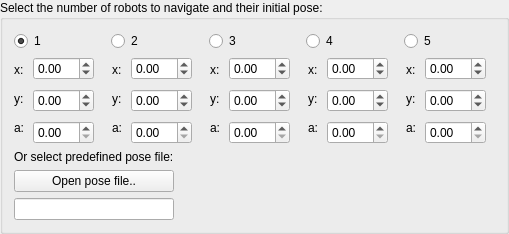
      <widget class="QGroupBox" name="groupBox_8">
       <property name="sizePolicy">
        <sizepolicy hsizetype="Minimum" vsizetype="Fixed">
         <horstretch>0</horstretch>
         <verstretch>0</verstretch>
        </sizepolicy>
       </property>
       <property name="title">
        <string>Select the number of robots to navigate and their initial pose:</string>
       </property>
       <layout class="QFormLayout" name="formLayout_2">
        <item row="2" column="0">
         <layout class="QGridLayout" name="gridLayout_6">
          <item row="3" column="0">
           <widget class="QLineEdit" name="lineEdit_poseFileNavigation">
            <property name="sizePolicy">
             <sizepolicy hsizetype="Minimum" vsizetype="Fixed">
              <horstretch>0</horstretch>
              <verstretch>0</verstretch>
             </sizepolicy>
            </property>
           </widget>
          </item>
          <item row="0" column="0">
           <widget class="QLabel" name="label_predefPoseNavigation">
            <property name="sizePolicy">
             <sizepolicy hsizetype="Minimum" vsizetype="Fixed">
              <horstretch>0</horstretch>
              <verstretch>0</verstretch>
             </sizepolicy>
            </property>
            <property name="text">
             <string>Or select predefined pose file:</string>
            </property>
           </widget>
          </item>
          <item row="1" column="0">
           <widget class="QPushButton" name="pushButton_openPoseFileNavigation">
            <property name="sizePolicy">
             <sizepolicy hsizetype="Minimum" vsizetype="Fixed">
              <horstretch>0</horstretch>
              <verstretch>0</verstretch>
             </sizepolicy>
            </property>
            <property name="text">
             <string>Open pose file..</string>
            </property>
           </widget>
          </item>
         </layout>
        </item>
        <item row="1" column="0" colspan="2">
         <layout class="QHBoxLayout" name="horizontalLayout_21">
          <property name="spacing">
           <number>9</number>
          </property>
          <property name="sizeConstraint">
           <enum>QLayout::SetDefaultConstraint</enum>
          </property>
          <property name="topMargin">
           <number>0</number>
          </property>
          <property name="rightMargin">
           <number>0</number>
          </property>
          <property name="bottomMargin">
           <number>0</number>
          </property>
          <item>
           <layout class="QHBoxLayout" name="horizontalLayout_11">
            <item>
             <layout class="QHBoxLayout" name="horizontalLayout_10">
              <item>
               <layout class="QVBoxLayout" name="verticalLayout_19">
                <item>
                 <widget class="QLabel" name="label_x1PoseNavigation">
                  <property name="sizePolicy">
                   <sizepolicy hsizetype="Minimum" vsizetype="Fixed">
                    <horstretch>0</horstretch>
                    <verstretch>0</verstretch>
                   </sizepolicy>
                  </property>
                  <property name="text">
                   <string>x:</string>
                  </property>
                 </widget>
                </item>
                <item>
                 <widget class="QLabel" name="label_y1PoseNavigation">
                  <property name="sizePolicy">
                   <sizepolicy hsizetype="Minimum" vsizetype="Fixed">
                    <horstretch>0</horstretch>
                    <verstretch>0</verstretch>
                   </sizepolicy>
                  </property>
                  <property name="text">
                   <string>y:</string>
                  </property>
                 </widget>
                </item>
                <item>
                 <widget class="QLabel" name="label_yaw1PoseNavigation">
                  <property name="sizePolicy">
                   <sizepolicy hsizetype="Minimum" vsizetype="Fixed">
                    <horstretch>0</horstretch>
                    <verstretch>0</verstretch>
                   </sizepolicy>
                  </property>
                  <property name="text">
                   <string>a:</string>
                  </property>
                 </widget>
                </item>
               </layout>
              </item>
              <item>
               <layout class="QVBoxLayout" name="verticalLayout_5">
                <item>
                 <widget class="QDoubleSpinBox" name="doubleSpinBox_x1PoseNavigation">
                  <property name="minimum">
                   <double>-50.000000000000000</double>
                  </property>
                 </widget>
                </item>
                <item>
                 <widget class="QDoubleSpinBox" name="doubleSpinBox_y1PoseNavigation">
                  <property name="minimum">
                   <double>-50.000000000000000</double>
                  </property>
                 </widget>
                </item>
                <item>
                 <widget class="QDoubleSpinBox" name="doubleSpinBox_yaw1PoseNavigation">
                  <property name="minimum">
                   <double>0.000000000000000</double>
                  </property>
                  <property name="maximum">
                   <double>3.140000000000000</double>
                  </property>
                  <property name="singleStep">
                   <double>0.050000000000000</double>
                  </property>
                 </widget>
                </item>
               </layout>
              </item>
             </layout>
            </item>
            <item>
             <widget class="QDial" name="dial_yaw1PoseNavigation">
              <property name="sizePolicy">
               <sizepolicy hsizetype="Ignored" vsizetype="Ignored">
                <horstretch>0</horstretch>
                <verstretch>0</verstretch>
               </sizepolicy>
              </property>
              <property name="maximum">
               <number>314</number>
              </property>
              <property name="orientation">
               <enum>Qt::Horizontal</enum>
              </property>
              <property name="invertedAppearance">
               <bool>false</bool>
              </property>
              <property name="invertedControls">
               <bool>false</bool>
              </property>
              <property name="wrapping">
               <bool>true</bool>
              </property>
              <property name="notchTarget">
               <double>5.000000000000000</double>
              </property>
              <property name="notchesVisible">
               <bool>true</bool>
              </property>
             </widget>
            </item>
           </layout>
          </item>
          <item>
           <layout class="QHBoxLayout" name="horizontalLayout_12">
            <item>
             <layout class="QHBoxLayout" name="horizontalLayout_13">
              <item>
               <layout class="QVBoxLayout" name="verticalLayout_20">
                <item>
                 <widget class="QLabel" name="label_x2PoseNavigation">
                  <property name="sizePolicy">
                   <sizepolicy hsizetype="Minimum" vsizetype="Fixed">
                    <horstretch>0</horstretch>
                    <verstretch>0</verstretch>
                   </sizepolicy>
                  </property>
                  <property name="text">
                   <string>x:</string>
                  </property>
                 </widget>
                </item>
                <item>
                 <widget class="QLabel" name="label_y2PoseNavigation">
                  <property name="sizePolicy">
                   <sizepolicy hsizetype="Minimum" vsizetype="Fixed">
                    <horstretch>0</horstretch>
                    <verstretch>0</verstretch>
                   </sizepolicy>
                  </property>
                  <property name="text">
                   <string>y:</string>
                  </property>
                 </widget>
                </item>
                <item>
                 <widget class="QLabel" name="label_yaw2PoseNavigation">
                  <property name="sizePolicy">
                   <sizepolicy hsizetype="Minimum" vsizetype="Fixed">
                    <horstretch>0</horstretch>
                    <verstretch>0</verstretch>
                   </sizepolicy>
                  </property>
                  <property name="text">
                   <string>a:</string>
                  </property>
                 </widget>
                </item>
               </layout>
              </item>
              <item>
               <layout class="QVBoxLayout" name="verticalLayout_6">
                <item>
                 <widget class="QDoubleSpinBox" name="doubleSpinBox_x2PoseNavigation">
                  <property name="minimum">
                   <double>-50.000000000000000</double>
                  </property>
                 </widget>
                </item>
                <item>
                 <widget class="QDoubleSpinBox" name="doubleSpinBox_y2PoseNavigation">
                  <property name="minimum">
                   <double>-50.000000000000000</double>
                  </property>
                 </widget>
                </item>
                <item>
                 <widget class="QDoubleSpinBox" name="doubleSpinBox_yaw2PoseNavigation">
                  <property name="minimum">
                   <double>0.000000000000000</double>
                  </property>
                  <property name="maximum">
                   <double>3.140000000000000</double>
                  </property>
                  <property name="singleStep">
                   <double>0.050000000000000</double>
                  </property>
                 </widget>
                </item>
               </layout>
              </item>
             </layout>
            </item>
            <item>
             <widget class="QDial" name="dial_yaw2PoseNavigation">
              <property name="sizePolicy">
               <sizepolicy hsizetype="Ignored" vsizetype="Ignored">
                <horstretch>0</horstretch>
                <verstretch>0</verstretch>
               </sizepolicy>
              </property>
              <property name="maximum">
               <number>314</number>
              </property>
              <property name="orientation">
               <enum>Qt::Horizontal</enum>
              </property>
              <property name="invertedAppearance">
               <bool>false</bool>
              </property>
              <property name="invertedControls">
               <bool>false</bool>
              </property>
              <property name="wrapping">
               <bool>true</bool>
              </property>
              <property name="notchTarget">
               <double>5.000000000000000</double>
              </property>
              <property name="notchesVisible">
               <bool>true</bool>
              </property>
             </widget>
            </item>
           </layout>
          </item>
          <item>
           <layout class="QHBoxLayout" name="horizontalLayout_14">
            <item>
             <layout class="QHBoxLayout" name="horizontalLayout_15">
              <item>
               <layout class="QVBoxLayout" name="verticalLayout_21">
                <item>
                 <widget class="QLabel" name="label_x3PoseNavigation">
                  <property name="sizePolicy">
                   <sizepolicy hsizetype="Minimum" vsizetype="Fixed">
                    <horstretch>0</horstretch>
                    <verstretch>0</verstretch>
                   </sizepolicy>
                  </property>
                  <property name="text">
                   <string>x:</string>
                  </property>
                 </widget>
                </item>
                <item>
                 <widget class="QLabel" name="label_y3PoseNavigation">
                  <property name="sizePolicy">
                   <sizepolicy hsizetype="Minimum" vsizetype="Fixed">
                    <horstretch>0</horstretch>
                    <verstretch>0</verstretch>
                   </sizepolicy>
                  </property>
                  <property name="text">
                   <string>y:</string>
                  </property>
                 </widget>
                </item>
                <item>
                 <widget class="QLabel" name="label_yaw3PoseNavigation">
                  <property name="sizePolicy">
                   <sizepolicy hsizetype="Minimum" vsizetype="Fixed">
                    <horstretch>0</horstretch>
                    <verstretch>0</verstretch>
                   </sizepolicy>
                  </property>
                  <property name="text">
                   <string>a:</string>
                  </property>
                 </widget>
                </item>
               </layout>
              </item>
              <item>
               <layout class="QVBoxLayout" name="verticalLayout_7">
                <item>
                 <widget class="QDoubleSpinBox" name="doubleSpinBox_x3PoseNavigation">
                  <property name="minimum">
                   <double>-50.000000000000000</double>
                  </property>
                 </widget>
                </item>
                <item>
                 <widget class="QDoubleSpinBox" name="doubleSpinBox_y3PoseNavigation">
                  <property name="minimum">
                   <double>-50.000000000000000</double>
                  </property>
                 </widget>
                </item>
                <item>
                 <widget class="QDoubleSpinBox" name="doubleSpinBox_yaw3PoseNavigation">
                  <property name="minimum">
                   <double>0.000000000000000</double>
                  </property>
                  <property name="maximum">
                   <double>3.140000000000000</double>
                  </property>
                  <property name="singleStep">
                   <double>0.050000000000000</double>
                  </property>
                 </widget>
                </item>
               </layout>
              </item>
             </layout>
            </item>
            <item>
             <widget class="QDial" name="dial_yaw3PoseNavigation">
              <property name="sizePolicy">
               <sizepolicy hsizetype="Ignored" vsizetype="Ignored">
                <horstretch>0</horstretch>
                <verstretch>0</verstretch>
               </sizepolicy>
              </property>
              <property name="maximum">
               <number>314</number>
              </property>
              <property name="orientation">
               <enum>Qt::Horizontal</enum>
              </property>
              <property name="invertedAppearance">
               <bool>false</bool>
              </property>
              <property name="invertedControls">
               <bool>false</bool>
              </property>
              <property name="wrapping">
               <bool>true</bool>
              </property>
              <property name="notchTarget">
               <double>5.000000000000000</double>
              </property>
              <property name="notchesVisible">
               <bool>true</bool>
              </property>
             </widget>
            </item>
           </layout>
          </item>
          <item>
           <layout class="QHBoxLayout" name="horizontalLayout_17">
            <item>
             <layout class="QHBoxLayout" name="horizontalLayout_18">
              <item>
               <layout class="QVBoxLayout" name="verticalLayout_22">
                <item>
                 <widget class="QLabel" name="label_x4PoseNavigation">
                  <property name="sizePolicy">
                   <sizepolicy hsizetype="Minimum" vsizetype="Fixed">
                    <horstretch>0</horstretch>
                    <verstretch>0</verstretch>
                   </sizepolicy>
                  </property>
                  <property name="text">
                   <string>x:</string>
                  </property>
                 </widget>
                </item>
                <item>
                 <widget class="QLabel" name="label_y4PoseNavigation">
                  <property name="sizePolicy">
                   <sizepolicy hsizetype="Minimum" vsizetype="Fixed">
                    <horstretch>0</horstretch>
                    <verstretch>0</verstretch>
                   </sizepolicy>
                  </property>
                  <property name="text">
                   <string>y:</string>
                  </property>
                 </widget>
                </item>
                <item>
                 <widget class="QLabel" name="label_yaw4PoseNavigation">
                  <property name="sizePolicy">
                   <sizepolicy hsizetype="Minimum" vsizetype="Fixed">
                    <horstretch>0</horstretch>
                    <verstretch>0</verstretch>
                   </sizepolicy>
                  </property>
                  <property name="text">
                   <string>a:</string>
                  </property>
                 </widget>
                </item>
               </layout>
              </item>
              <item>
               <layout class="QVBoxLayout" name="verticalLayout_8">
                <item>
                 <widget class="QDoubleSpinBox" name="doubleSpinBox_x4PoseNavigation">
                  <property name="minimum">
                   <double>-50.000000000000000</double>
                  </property>
                 </widget>
                </item>
                <item>
                 <widget class="QDoubleSpinBox" name="doubleSpinBox_y4PoseNavigation">
                  <property name="minimum">
                   <double>-50.000000000000000</double>
                  </property>
                 </widget>
                </item>
                <item>
                 <widget class="QDoubleSpinBox" name="doubleSpinBox_yaw4PoseNavigation">
                  <property name="minimum">
                   <double>0.000000000000000</double>
                  </property>
                  <property name="maximum">
                   <double>3.140000000000000</double>
                  </property>
                  <property name="singleStep">
                   <double>0.050000000000000</double>
                  </property>
                 </widget>
                </item>
               </layout>
              </item>
             </layout>
            </item>
            <item>
             <widget class="QDial" name="dial_yaw4PoseNavigation">
              <property name="sizePolicy">
               <sizepolicy hsizetype="Ignored" vsizetype="Ignored">
                <horstretch>0</horstretch>
                <verstretch>0</verstretch>
               </sizepolicy>
              </property>
              <property name="maximum">
               <number>314</number>
              </property>
              <property name="orientation">
               <enum>Qt::Horizontal</enum>
              </property>
              <property name="invertedAppearance">
               <bool>false</bool>
              </property>
              <property name="invertedControls">
               <bool>false</bool>
              </property>
              <property name="wrapping">
               <bool>true</bool>
              </property>
              <property name="notchTarget">
               <double>5.000000000000000</double>
              </property>
              <property name="notchesVisible">
               <bool>true</bool>
              </property>
             </widget>
            </item>
           </layout>
          </item>
          <item>
           <layout class="QHBoxLayout" name="horizontalLayout_19">
            <item>
             <layout class="QHBoxLayout" name="horizontalLayout_20">
              <item>
               <layout class="QVBoxLayout" name="verticalLayout_23">
                <item>
                 <widget class="QLabel" name="label_x5PoseNavigation">
                  <property name="sizePolicy">
                   <sizepolicy hsizetype="Minimum" vsizetype="Fixed">
                    <horstretch>0</horstretch>
                    <verstretch>0</verstretch>
                   </sizepolicy>
                  </property>
                  <property name="text">
                   <string>x:</string>
                  </property>
                 </widget>
                </item>
                <item>
                 <widget class="QLabel" name="label_y5PoseNavigation">
                  <property name="sizePolicy">
                   <sizepolicy hsizetype="Minimum" vsizetype="Fixed">
                    <horstretch>0</horstretch>
                    <verstretch>0</verstretch>
                   </sizepolicy>
                  </property>
                  <property name="text">
                   <string>y:</string>
                  </property>
                 </widget>
                </item>
                <item>
                 <widget class="QLabel" name="label_yaw5PoseNavigation">
                  <property name="sizePolicy">
                   <sizepolicy hsizetype="Minimum" vsizetype="Fixed">
                    <horstretch>0</horstretch>
                    <verstretch>0</verstretch>
                   </sizepolicy>
                  </property>
                  <property name="text">
                   <string>a:</string>
                  </property>
                 </widget>
                </item>
               </layout>
              </item>
              <item>
               <layout class="QVBoxLayout" name="verticalLayout_9">
                <item>
                 <widget class="QDoubleSpinBox" name="doubleSpinBox_x5PoseNavigation">
                  <property name="minimum">
                   <double>-50.000000000000000</double>
                  </property>
                 </widget>
                </item>
                <item>
                 <widget class="QDoubleSpinBox" name="doubleSpinBox_y5PoseNavigation">
                  <property name="minimum">
                   <double>-50.000000000000000</double>
                  </property>
                 </widget>
                </item>
                <item>
                 <widget class="QDoubleSpinBox" name="doubleSpinBox_yaw5PoseNavigation">
                  <property name="minimum">
                   <double>0.000000000000000</double>
                  </property>
                  <property name="maximum">
                   <double>3.140000000000000</double>
                  </property>
                  <property name="singleStep">
                   <double>0.050000000000000</double>
                  </property>
                 </widget>
                </item>
               </layout>
              </item>
             </layout>
            </item>
            <item>
             <widget class="QDial" name="dial_yaw5PoseNavigation">
              <property name="sizePolicy">
               <sizepolicy hsizetype="Ignored" vsizetype="Ignored">
                <horstretch>0</horstretch>
                <verstretch>0</verstretch>
               </sizepolicy>
              </property>
              <property name="maximum">
               <number>314</number>
              </property>
              <property name="orientation">
               <enum>Qt::Horizontal</enum>
              </property>
              <property name="invertedAppearance">
               <bool>false</bool>
              </property>
              <property name="invertedControls">
               <bool>false</bool>
              </property>
              <property name="wrapping">
               <bool>true</bool>
              </property>
              <property name="notchTarget">
               <double>5.000000000000000</double>
              </property>
              <property name="notchesVisible">
               <bool>true</bool>
              </property>
             </widget>
            </item>
           </layout>
          </item>
         </layout>
        </item>
        <item row="0" column="0" colspan="2">
         <layout class="QHBoxLayout" name="horizontalLayout_23">
          <item>
           <widget class="QRadioButton" name="radioButton_pioneer1">
            <property name="text">
             <string>1</string>
            </property>
            <property name="checked">
             <bool>true</bool>
            </property>
           </widget>
          </item>
          <item>
           <widget class="QRadioButton" name="radioButton_pioneer2">
            <property name="text">
             <string>2</string>
            </property>
           </widget>
          </item>
          <item>
           <widget class="QRadioButton" name="radioButton_pioneer3">
            <property name="text">
             <string>3</string>
            </property>
           </widget>
          </item>
          <item>
           <widget class="QRadioButton" name="radioButton_pioneer4">
            <property name="text">
             <string>4</string>
            </property>
           </widget>
          </item>
          <item>
           <widget class="QRadioButton" name="radioButton_pioneer5">
            <property name="text">
             <string>5</string>
            </property>
           </widget>
          </item>
         </layout>
        </item>
       </layout>
      </widget>
